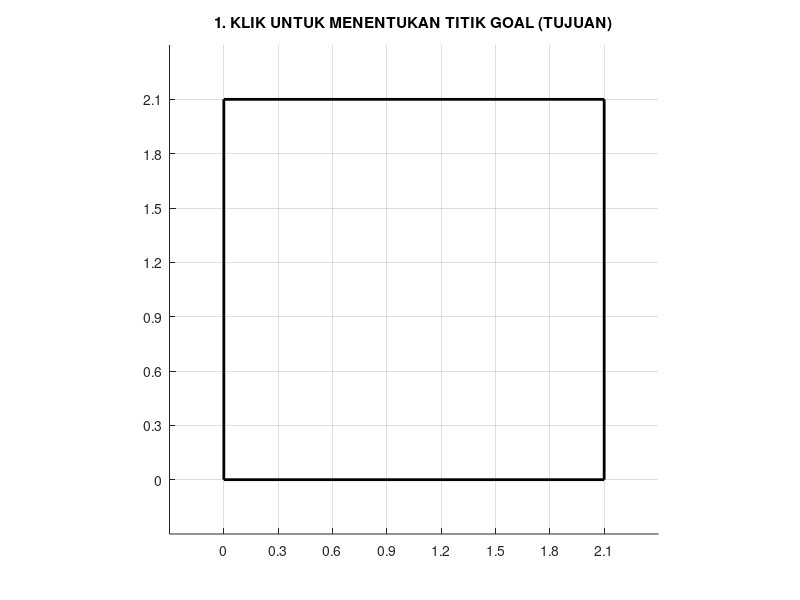

Write the MATLAB code that produced this figure. (Note: this script raises an error after producing the figure.)
clear all; close all; clc;
%% 1. Parameter Fisik Banner & Robot
banner_size = 2.1;         
cell_size = 0.3;           
robot_diam = 0.3;          
R_robot = robot_diam / 2;  
ban_h = 0.082; % Tinggi ban 8.2cm
safety_margin = 0.10;      
total_safe_dist = R_robot + safety_margin;

% Parameter Sensor
num_sensors = 8;
max_sensor_range = 1.0;    
fov_angle = deg2rad(25);   
sensor_angles = linspace(0, 2*pi - (2*pi/num_sensors), num_sensors);

% Posisi Start Tetap
x_start = 0.0; y_start = 0.0;
x = x_start; y = y_start; theta_robot = 0;
position_accuracy = 0.05;

% Parameter APF
zeta = 5.0; eta = 1.0; dstar = 0.5; Qstar = total_safe_dist + 0.1;
v_max = 0.25; dT = 0.1; t_max = 1500;

%% 2. Inisialisasi Grafik untuk Input Interaktif
figure(1); set(gcf, 'Position', [50, 50, 900, 900], 'Color', 'w');
axis equal; grid on; hold on;
xlim([-0.3, banner_size + 0.3]); ylim([-0.3, banner_size + 0.3]);
rectangle('Position',[0 0 banner_size banner_size], 'EdgeColor', 'k', 'LineWidth', 2);
xticks(0:cell_size:banner_size); yticks(0:cell_size:banner_size);
title('1. KLIK UNTUK MENENTUKAN TITIK GOAL (TUJUAN)');
% --- A. INPUT GOAL ---
[x_goal, y_goal] = ginput(1);
plot(x_goal, y_goal, 'bp', 'MarkerSize', 15, 'MarkerFaceColor', 'b');
text(x_goal + 0.05, y_goal + 0.05, sprintf('Goal: %.2f, %.2f', x_goal, y_goal), 'Color', 'b', 'FontWeight', 'bold');
% --- B. INPUT OBSTACLE ---
title('2. KLIK UNTUK MENAMBAH OBSTACLE, TEKAN ENTER JIKA SELESAI');
make_box = @(cx, cy, side) [linspace(cx-side/2, cx+side/2, 20), linspace(cx+side/2, cx+side/2, 20), linspace(cx+side/2, cx-side/2, 20), linspace(cx-side/2, cx-side/2, 20);
                           linspace(cy-side/2, cy-side/2, 20), linspace(cy-side/2, cy+side/2, 20), linspace(cy+side/2, cy+side/2, 20), linspace(cy+side/2, cy-side/2, 20)];
obst = {};
count = 0;
while true
   [ox, oy, button] = ginput(1);
   if isempty(ox), break; end % Berhenti jika tekan Enter
   count = count + 1;
   obst{count} = make_box(ox, oy, 0.15);
   fill(obst{count}(1,:), obst{count}(2,:), [0.8 0.2 0.2], 'EdgeColor', 'none');
   text(ox + 0.1, oy, sprintf('Obs %d: %.2f, %.2f', count, ox, oy), 'FontSize', 8, 'Color', [0.5 0 0]);
end

%% 3. Definisi Bentuk Robot
rot_offset = pi/8;
angles = linspace(0, 2*pi, 9) + rot_offset;
robot_shape_x = R_robot * cos(angles);
robot_shape_y = R_robot * sin(angles);

%% 4. Loop Utama Navigasi
t = 1; X = x; Y = y;
title('SIMULASI BERJALAN...');
while norm([x_goal y_goal] - [x y]) > position_accuracy && t < t_max
   % --- LOGIKA APF ---
   dist_goal = norm([x y] - [x_goal y_goal]);
   nablaU_att = (dist_goal <= dstar) * zeta * ([x y] - [x_goal y_goal]) + ...
                (dist_goal > dstar) * (dstar/dist_goal * zeta * ([x y] - [x_goal y_goal]));
   nablaU_rep = [0 0];
   all_obst_points = cell2mat(obst);
   for i = 1:length(obst)
       [idx, dist_obs] = dsearchn(obst{i}', [x y]);
       if dist_obs <= Qstar
           potensi = (eta * (1/Qstar - 1/dist_obs) * 1/dist_obs^2);
           nablaU_rep = nablaU_rep + potensi * ([x y] - obst{i}(:,idx)');
       end
   end
   % --- UPDATE GERAK (HOLONOMIC) ---
   nablaU = nablaU_att + nablaU_rep;
   theta_move = atan2(-nablaU(2), -nablaU(1));
   v_ref = min(norm(nablaU), v_max);
   x = x + v_ref * cos(theta_move) * dT;
   y = y + v_ref * sin(theta_move) * dT;
   t = t + 1; X(t) = x; Y(t) = y;
   
   % --- VISUALISASI ---
   cla; hold on; grid on; axis equal;
   xlim([-0.3, banner_size + 0.3]); ylim([-0.3, banner_size + 0.3]);
   rectangle('Position',[0 0 banner_size banner_size], 'EdgeColor', 'k', 'LineWidth', 2);
   xticks(0:cell_size:banner_size); yticks(0:cell_size:banner_size);
  
   % Gambar Goal & Jalur
   plot(x_goal, y_goal, 'bp', 'MarkerSize', 15, 'MarkerFaceColor', 'b');
   text(x_goal + 0.05, y_goal + 0.05, sprintf('Goal: %.2f, %.2f', x_goal, y_goal), 'Color', 'b', 'FontSize', 8);
   plot(X, Y, '-bo', 'LineWidth', 2, 'MarkerSize', 4, 'MarkerFaceColor', 'b');
  
   % Gambar Obstacles & Labelnya
   for i = 1:length(obst)
       fill(obst{i}(1,:), obst{i}(2,:), [0.8 0.2 0.2], 'EdgeColor', 'none');
       % Titik tengah obstacle untuk label teks
       mid_x = mean(obst{i}(1,:)); mid_y = mean(obst{i}(2,:));
       text(mid_x + 0.1, mid_y, sprintf('Obs: %.2f, %.2f', mid_x, mid_y), 'FontSize', 7, 'Color', [0.5 0 0]);
   end
  
   % SENSOR GELOMBANG & TEKS JARAK
   for s = 1:num_sensors
       base_ang = theta_robot + sensor_angles(s);
       sweep_ang = linspace(base_ang - fov_angle/2, base_ang + fov_angle/2, 10);
       actual_range = max_sensor_range;
       for ang = sweep_ang
           temp_x = x + max_sensor_range * cos(ang); temp_y = y + max_sensor_range * sin(ang);
           check_pts_x = linspace(x, temp_x, 15); check_pts_y = linspace(y, temp_y, 15);
           for cp = 1:15
               if isempty(all_obst_points), break; end
               [~, d_check] = dsearchn(all_obst_points', [check_pts_x(cp) check_pts_y(cp)]);
               if d_check < 0.05
                   d_hit = norm([check_pts_x(cp)-x, check_pts_y(cp)-y]);
                   if d_hit < actual_range, actual_range = d_hit; end
                   break;
               end
           end
       end
       patch([x, x + actual_range * cos(sweep_ang), x], [y, y + actual_range * sin(sweep_ang), y], ...
             [0 0.8 0], 'FaceAlpha', 0.15, 'EdgeColor', 'none');
       text(x + (actual_range+0.1)*cos(base_ang), y + (actual_range+0.1)*sin(base_ang), ...
            [num2str(round(actual_range*100)), 'cm'], 'FontSize', 7, 'HorizontalAlignment', 'center');
   end
  
   % GAMBAR BAN (POSISI X)
   wheel_angles = [pi/4, 3*pi/4, 5*pi/4, 7*pi/4];
   for wa = wheel_angles
       wx = x + R_robot * cos(wa); wy = y + R_robot * sin(wa);
       wheel_w = 0.04; wheel_h = ban_h;
       R_wheel = [cos(wa) -sin(wa); sin(wa) cos(wa)];
       wheel_pts = R_wheel * [ -wheel_w/2 wheel_w/2 wheel_w/2 -wheel_w/2; -wheel_h/2 -wheel_h/2 wheel_h/2 wheel_h/2 ];
       fill(wheel_pts(1,:) + wx, wheel_pts(2,:) + wy, [0.1 0.1 0.1]);
   end
   % GAMBAR ROBOT (Kuning, Axis Tengah, Koordinat)
   fill(robot_shape_x + x, robot_shape_y + y, 'y', 'FaceAlpha', 0.5, 'EdgeColor', 'k');
   plot([x-R_robot, x+R_robot], [y, y], 'k:', 'LineWidth', 0.5);
   plot([x, x], [y-R_robot, y+R_robot], 'k:', 'LineWidth', 0.5);
   text(x, y - 0.25, sprintf('X:%.2f\nY:%.2f', x, y), 'FontSize', 8, 'HorizontalAlignment', 'center', 'FontWeight', 'bold');
  
   % Penanda FRONT
   patch([R_robot-0.03, R_robot+0.05, R_robot-0.03] + x, [-0.03, 0, 0.03] + y, 'r');
  
   drawnow;
end
